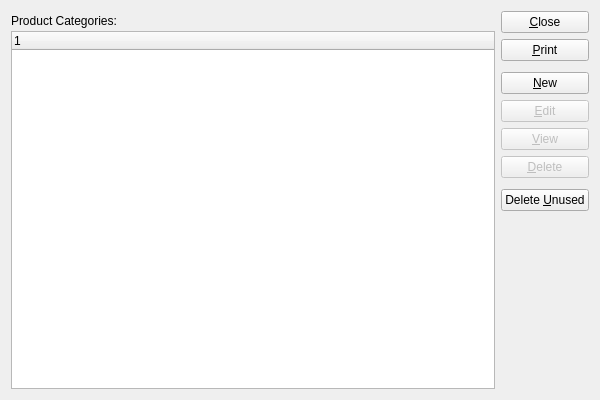
<?xml version="1.0" encoding="UTF-8"?>
<ui version="4.0">
 <comment>This file is part of the xTuple ERP: PostBooks Edition, a free and
open source Enterprise Resource Planning software suite,
Copyright (c) 1999-2011 by OpenMFG LLC, d/b/a xTuple.
It is licensed to you under the Common Public Attribution License
version 1.0, the full text of which (including xTuple-specific Exhibits)
is available at www.xtuple.com/CPAL.  By using this software, you agree
to be bound by its terms.</comment>
 <class>productCategories</class>
 <widget class="QWidget" name="productCategories">
  <property name="geometry">
   <rect>
    <x>0</x>
    <y>0</y>
    <width>600</width>
    <height>400</height>
   </rect>
  </property>
  <property name="windowTitle">
   <string>List Product Categories</string>
  </property>
  <layout class="QGridLayout" name="gridLayout">
   <item row="0" column="0">
    <layout class="QVBoxLayout">
     <property name="spacing">
      <number>0</number>
     </property>
     <item>
      <widget class="QLabel" name="_productCategoriesLit">
       <property name="sizePolicy">
        <sizepolicy hsizetype="Expanding" vsizetype="Fixed">
         <horstretch>0</horstretch>
         <verstretch>0</verstretch>
        </sizepolicy>
       </property>
       <property name="minimumSize">
        <size>
         <width>0</width>
         <height>20</height>
        </size>
       </property>
       <property name="text">
        <string>Product Categories:</string>
       </property>
      </widget>
     </item>
     <item>
      <widget class="XTreeWidget" name="_prodcat">
       <property name="sizePolicy">
        <sizepolicy hsizetype="Expanding" vsizetype="Expanding">
         <horstretch>0</horstretch>
         <verstretch>0</verstretch>
        </sizepolicy>
       </property>
      </widget>
     </item>
    </layout>
   </item>
   <item row="0" column="1">
    <layout class="QVBoxLayout" name="verticalLayout">
     <item>
      <widget class="QPushButton" name="_close">
       <property name="text">
        <string>&amp;Close</string>
       </property>
      </widget>
     </item>
     <item>
      <widget class="QPushButton" name="_print">
       <property name="text">
        <string>&amp;Print</string>
       </property>
      </widget>
     </item>
     <item>
      <spacer name="verticalSpacer">
       <property name="orientation">
        <enum>Qt::Vertical</enum>
       </property>
       <property name="sizeType">
        <enum>QSizePolicy::Preferred</enum>
       </property>
       <property name="sizeHint" stdset="0">
        <size>
         <width>20</width>
         <height>5</height>
        </size>
       </property>
      </spacer>
     </item>
     <item>
      <widget class="QPushButton" name="_new">
       <property name="text">
        <string>&amp;New</string>
       </property>
      </widget>
     </item>
     <item>
      <widget class="QPushButton" name="_edit">
       <property name="enabled">
        <bool>false</bool>
       </property>
       <property name="text">
        <string>&amp;Edit</string>
       </property>
      </widget>
     </item>
     <item>
      <widget class="QPushButton" name="_view">
       <property name="enabled">
        <bool>false</bool>
       </property>
       <property name="text">
        <string>&amp;View</string>
       </property>
      </widget>
     </item>
     <item>
      <widget class="QPushButton" name="_delete">
       <property name="enabled">
        <bool>false</bool>
       </property>
       <property name="text">
        <string>&amp;Delete</string>
       </property>
      </widget>
     </item>
     <item>
      <spacer name="verticalSpacer_2">
       <property name="orientation">
        <enum>Qt::Vertical</enum>
       </property>
       <property name="sizeType">
        <enum>QSizePolicy::Preferred</enum>
       </property>
       <property name="sizeHint" stdset="0">
        <size>
         <width>20</width>
         <height>5</height>
        </size>
       </property>
      </spacer>
     </item>
     <item>
      <widget class="QPushButton" name="_deleteUnused">
       <property name="text">
        <string>Delete &amp;Unused</string>
       </property>
      </widget>
     </item>
     <item>
      <spacer name="Spacer18">
       <property name="orientation">
        <enum>Qt::Vertical</enum>
       </property>
       <property name="sizeType">
        <enum>QSizePolicy::Expanding</enum>
       </property>
       <property name="sizeHint" stdset="0">
        <size>
         <width>20</width>
         <height>0</height>
        </size>
       </property>
      </spacer>
     </item>
    </layout>
   </item>
  </layout>
 </widget>
 <layoutdefault spacing="6" margin="11"/>
 <pixmapfunction>qPixmapFromMimeSource</pixmapfunction>
 <customwidgets>
  <customwidget>
   <class>XTreeWidget</class>
   <extends>QTreeWidget</extends>
   <header>xtreewidget.h</header>
   <container>1</container>
  </customwidget>
 </customwidgets>
 <tabstops>
  <tabstop>_prodcat</tabstop>
  <tabstop>_new</tabstop>
  <tabstop>_edit</tabstop>
  <tabstop>_view</tabstop>
  <tabstop>_delete</tabstop>
  <tabstop>_deleteUnused</tabstop>
  <tabstop>_print</tabstop>
  <tabstop>_close</tabstop>
 </tabstops>
 <resources/>
 <connections>
  <connection>
   <sender>_close</sender>
   <signal>clicked()</signal>
   <receiver>productCategories</receiver>
   <slot>close()</slot>
   <hints>
    <hint type="sourcelabel">
     <x>20</x>
     <y>20</y>
    </hint>
    <hint type="destinationlabel">
     <x>20</x>
     <y>20</y>
    </hint>
   </hints>
  </connection>
  <connection>
   <sender>_prodcat</sender>
   <signal>valid(bool)</signal>
   <receiver>_view</receiver>
   <slot>setEnabled(bool)</slot>
   <hints>
    <hint type="sourcelabel">
     <x>20</x>
     <y>20</y>
    </hint>
    <hint type="destinationlabel">
     <x>20</x>
     <y>20</y>
    </hint>
   </hints>
  </connection>
 </connections>
</ui>
